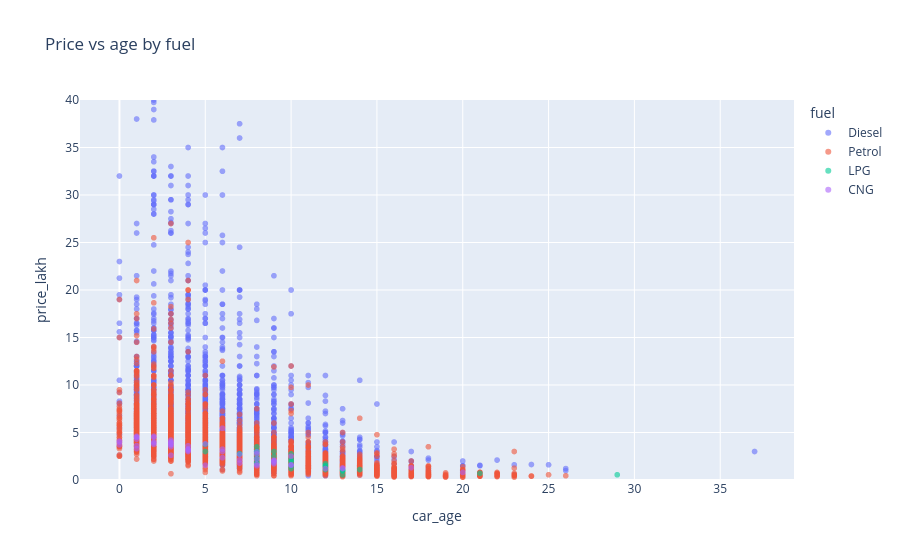

Source (notebook cell):
### Code cell
df["age_band"] = pd.cut(df["car_age"], [-1, 2, 5, 8, 12, 50], labels=["0-2", "3-5", "6-8", "9-12", "13+"])
pivot = df.pivot_table(index="age_band", columns="fuel", values="price_lakh", aggfunc="median", observed=True)
sns.heatmap(pivot, annot=True, fmt=".1f", cmap="YlGnBu")
plt.title("Median price (lakh) by age band and fuel"); plt.show()

fig = px.scatter(df, x="car_age", y="price_lakh", color="fuel", hover_data=["name"],
                 opacity=0.6, title="Price vs age by fuel")
fig.update_yaxes(range=[0, 40]); fig.show()

### Figure 1 — Plotly figure (JSON) as saved in the notebook; plotly's stock layout.template omitted (floating-point values rounded to 4 significant figures; data arrays with more than 128 entries replaced by an {"elided": "..."} marker saying what was removed)
{"data": [{"customdata": {"elided": "3753x1 str values"}, "hovertemplate": "fuel=Diesel<br>car_age=%{x}<br>price_lakh=%{y}<br>name=%{customdata[0]}<extra></extra>", "legendgroup": "Diesel", "marker": {"color": "#636efa", "opacity": 0.6, "symbol": "circle"}, "mode": "markers", "name": "Diesel", "showlegend": true, "type": "scattergl", "x": {"elided": "3753 int values"}, "xaxis": "x", "y": {"elided": "3753 float values"}, "yaxis": "y"}, {"customdata": {"elided": "3071x1 str values"}, "hovertemplate": "fuel=Petrol<br>car_age=%{x}<br>price_lakh=%{y}<br>name=%{customdata[0]}<extra></extra>", "legendgroup": "Petrol", "marker": {"color": "#EF553B", "opacity": 0.6, "symbol": "circle"}, "mode": "markers", "name": "Petrol", "showlegend": true, "type": "scattergl", "x": {"elided": "3071 int values"}, "xaxis": "x", "y": {"elided": "3071 float values"}, "yaxis": "y"}, {"customdata": [["Maruti Wagon R LXI DUO BSIII"], ["Maruti Wagon R LXI LPG BSIV"], ["Maruti Wagon R Duo Lxi"], ["Maruti Wagon R Duo Lxi"], ["Maruti Wagon R LXI DUO BSIII"], ["Hyundai Santro Xing GLS LPG"], ["Maruti Wagon R LXI DUO BSIII"], ["Maruti Wagon R LXI DUO BSIII"], ["Maruti Omni LPG STD BSIV"], ["Hyundai Santro Xing GLS LPG"], ["Maruti Wagon R LXI LPG BSIV"], ["Maruti Wagon R Duo Lxi"], ["Maruti Wagon R Duo Lxi"], ["Hyundai Santro Xing GLS LPG"], ["Hyundai i10 Sportz 1.1L LPG"], ["Maruti Wagon R LXI LPG BSIV"], ["Hyundai Santro Xing GL LPG"], ["Maruti Omni LPG CARGO BSIII W IMMOBILISER"], ["Maruti Wagon R LXI LPG BSIV"], ["Hyundai Santro Xing GLS LPG"], ["Maruti Wagon R LXI DUO BSIII"], ["Hyundai i10 Magna LPG"], ["Hyundai EON LPG Era Plus"], ["Maruti Omni LPG STD BSIV"], ["Hyundai i10 Magna LPG"], ["Maruti Omni LPG STD BSIV"], ["Maruti 800 AC LPG"], ["Chevrolet Spark 1.0 PS LPG"], ["Maruti Wagon R LXI DUO BSIII"], ["Hyundai i10 Magna LPG"], ["Maruti Omni LPG CARGO BSIII W IMMOBILISER"], ["Hyundai i10 LPG"], ["Maruti Wagon R Duo Lxi"], ["Hyundai Santro Xing GL Plus LPG"], ["Hyundai Accent Executive LPG"], ["Maruti Wagon R LXI DUO BS IV"], ["Hyundai Santro Xing GL Plus LPG"], ["Chevrolet Spark 1.0 LT LPG"]], "hovertemplate": "fuel=LPG<br>car_age=%{x}<br>price_lakh=%{y}<br>name=%{customdata[0]}<extra></extra>", "legendgroup": "LPG", "marker": {"color": "#00cc96", "opacity": 0.6, "symbol": "circle"}, "mode": "markers", "name": "LPG", "showlegend": true, "type": "scattergl", "x": [13, 10, 8, 8, 13, 9, 12, 10, 12, 10, 10, 9, 10, 10, 5, 9, 8, 10, 10, 8, 14, 8, 8, 21, 8, 29, 12, 13, 12, 7, 13, 8, 8, 9, 10, 7, 5, 8], "xaxis": "x", "y": [0.96, 2.25, 2.31, 3.0, 1.05, 2.5, 1.7, 2.0, 1.1, 1.5, 2.75, 3.0, 1.6, 2.0, 3.75, 2.0, 1.75, 1.2, 1.5, 1.85, 1.1, 3.5, 2.22, 0.7, 3.0, 0.55, 1.49, 1.0, 1.48, 2.75, 0.54, 2.75, 3.0, 1.91, 1.65, 2.75, 3.0, 3.0], "yaxis": "y"}, {"customdata": [["Maruti Alto 800 CNG LXI Optional"], ["Maruti Wagon R LXI CNG"], ["Maruti Eeco CNG 5 Seater AC"], ["Maruti Alto 800 CNG LXI"], ["Maruti Eeco CNG 5 Seater AC BSIV"], ["Maruti Eeco CNG 5 Seater AC BSIV"], ["Maruti Eeco CNG 5 Seater AC BSIV"], ["Hyundai Santro Xing GL CNG"], ["Hyundai Santro Xing GL PLUS CNG"], ["Maruti Wagon R CNG LXI"], ["Maruti Wagon R LXI CNG"], ["Maruti Wagon R LXI CNG"], ["Maruti Eeco CNG 5 Seater AC BSIV"], ["Maruti Wagon R LXI CNG"], ["Maruti Wagon R LXI CNG"], ["Hyundai Santro Xing GLS CNG"], ["Maruti Wagon R LXI CNG"], ["Maruti Eeco CNG 5 Seater AC BSIV"], ["Maruti Zen Estilo LXI Green (CNG)"], ["Tata Indica V2 Emax CNG GLX"], ["Maruti Wagon R LXI CNG"], ["Maruti Wagon R LXI CNG"], ["Maruti Eeco CNG 5 Seater AC BSIV"], ["Maruti Eeco CNG 5 Seater AC BSIV"], ["Maruti Wagon R LXI CNG"], ["Maruti Alto 800 CNG LXI"], ["Maruti Wagon R LXI CNG"], ["Maruti Wagon R LXI CNG"], ["Maruti Alto 800 CNG LXI"], ["Maruti Omni CNG"], ["Maruti Wagon R LXI CNG"], ["Maruti Eeco CNG 5 Seater AC BSIV"], ["Maruti Eeco CNG 5 Seater AC BSIV"], ["Maruti Zen Estilo LXI Green (CNG)"], ["Maruti Eeco CNG HTR 5-STR"], ["Maruti Eeco CNG HTR 5-STR"], ["Hyundai Accent Executive CNG"], ["Maruti SX4 Green Vxi (CNG)"], ["Maruti Wagon R LXI CNG"], ["Hyundai Accent Executive CNG"], ["Maruti Eeco CNG 5 Seater AC BSIV"], ["Maruti Ertiga VXI CNG Limited Edition"], ["Maruti Eeco CNG HTR 5-STR"], ["Maruti Alto K10 LXI CNG"], ["Maruti Eeco CNG 5 Seater AC BSIV"], ["Hyundai Accent GLE CNG"], ["Maruti Alto 800 LXI CNG"], ["Maruti Wagon R LXI CNG Optional"], ["Hyundai Santro AT CNG"], ["Hyundai Santro Xing GL CNG"], ["Maruti Eeco CNG 5 Seater AC BSIV"], ["Maruti Wagon R LXI CNG"], ["Maruti Alto Green LXi (CNG)"], ["Maruti Alto Green LXi (CNG)"], ["Maruti Eeco CNG 5 Seater AC BSIV"], ["Maruti Eeco 5 STR With AC Plus HTR CNG"]], "hovertemplate": "fuel=CNG<br>car_age=%{x}<br>price_lakh=%{y}<br>name=%{customdata[0]}<extra></extra>", "legendgroup": "CNG", "marker": {"color": "#ab63fa", "opacity": 0.6, "symbol": "circle"}, "mode": "markers", "name": "CNG", "showlegend": true, "type": "scattergl", "x": [1, 4, 0, 8, 1, 3, 1, 13, 13, 7, 4, 2, 1, 2, 7, 9, 9, 3, 9, 5, 2, 3, 0, 6, 3, 3, 4, 3, 7, 20, 4, 8, 3, 6, 6, 3, 10, 10, 8, 8, 3, 6, 4, 1, 4, 12, 0, 1, 17, 9, 2, 2, 8, 10, 5, 9], "xaxis": "x", "y": [3.3, 3.6, 4.1, 1.65, 4.5, 3.7, 4.5, 1.27, 1.2, 2.7, 3.0, 3.9, 3.62, 4.6, 2.11, 1.85, 2.0, 3.8, 2.0, 1.55, 4.5, 4.0, 3.99, 3.25, 4.2, 2.6, 3.2, 3.5, 1.78, 0.8, 3.1, 2.2, 4.0, 2.35, 3.0, 3.9, 1.6, 2.5, 2.97, 2.75, 3.7, 5.45, 3.3, 4.3, 3.2, 1.2, 3.7, 4.6, 1.3, 1.7, 3.75, 4.0, 1.5, 1.55, 3.8, 2.09], "yaxis": "y"}], "layout": {"legend": {"title": {"text": "fuel"}, "tracegroupgap": 0}, "title": {"text": "Price vs age by fuel"}, "xaxis": {"anchor": "y", "domain": [0, 1], "title": {"text": "car_age"}}, "yaxis": {"anchor": "x", "domain": [0, 1], "range": [0, 40], "title": {"text": "price_lakh"}}}}
